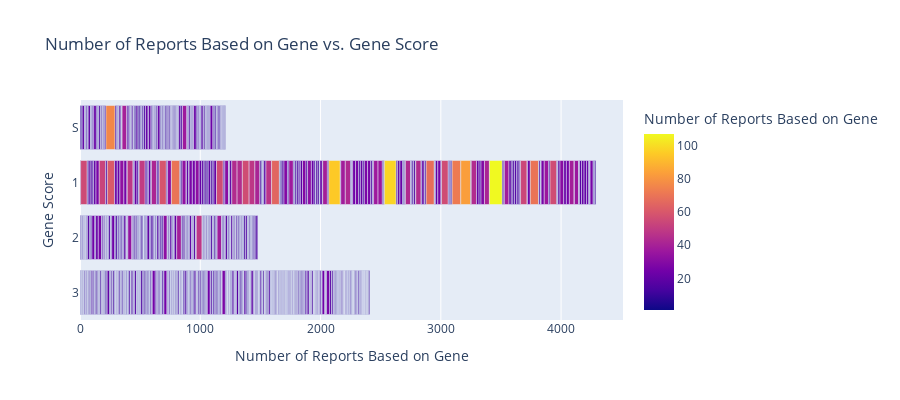

The cell this chart's notebook holds for it:
### Code cell
fig = px.bar(genes, x=genes['number-of-reports'], y=genes['gene-score'], color='number-of-reports', title = 'Number of Reports Based on Gene vs. Gene Score',
             labels={'gene-score':'Gene Score', 'number-of-reports':'Number of Reports Based on Gene'}, height=400)
fig.show()

### Figure 1 — Plotly figure (JSON) as saved in the notebook; plotly's stock layout.template omitted (floating-point values rounded to 4 significant figures; data arrays with more than 128 entries replaced by an {"elided": "..."} marker saying what was removed)
{"data": [{"alignmentgroup": "True", "hovertemplate": "Number of Reports Based on Gene=%{marker.color}<br>Gene Score=%{y}<extra></extra>", "legendgroup": "", "marker": {"color": {"elided": "1031 int values"}, "coloraxis": "coloraxis", "pattern": {"shape": ""}}, "name": "", "offsetgroup": "", "orientation": "h", "showlegend": false, "textposition": "auto", "type": "bar", "x": {"elided": "1031 int values"}, "xaxis": "x", "y": {"elided": "1031 str values"}, "yaxis": "y"}], "layout": {"barmode": "relative", "coloraxis": {"colorbar": {"title": {"text": "Number of Reports Based on Gene"}}, "colorscale": [[0, "#0d0887"], [0.1111, "#46039f"], [0.2222, "#7201a8"], [0.3333, "#9c179e"], [0.4444, "#bd3786"], [0.5556, "#d8576b"], [0.6667, "#ed7953"], [0.7778, "#fb9f3a"], [0.8889, "#fdca26"], [1, "#f0f921"]]}, "height": 400, "legend": {"tracegroupgap": 0}, "title": {"text": "Number of Reports Based on Gene vs. Gene Score"}, "xaxis": {"anchor": "y", "domain": [0, 1], "title": {"text": "Number of Reports Based on Gene"}}, "yaxis": {"anchor": "x", "domain": [0, 1], "title": {"text": "Gene Score"}}}}
